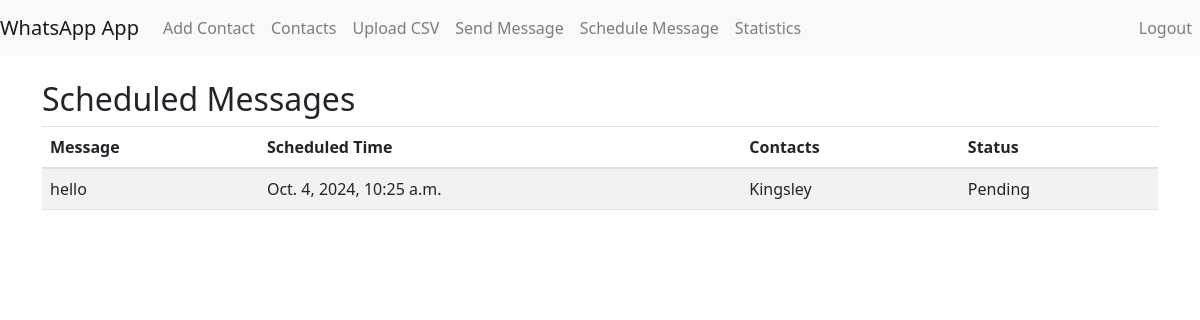
Before: /scheduled-messages/ (signed in) with the older database file.
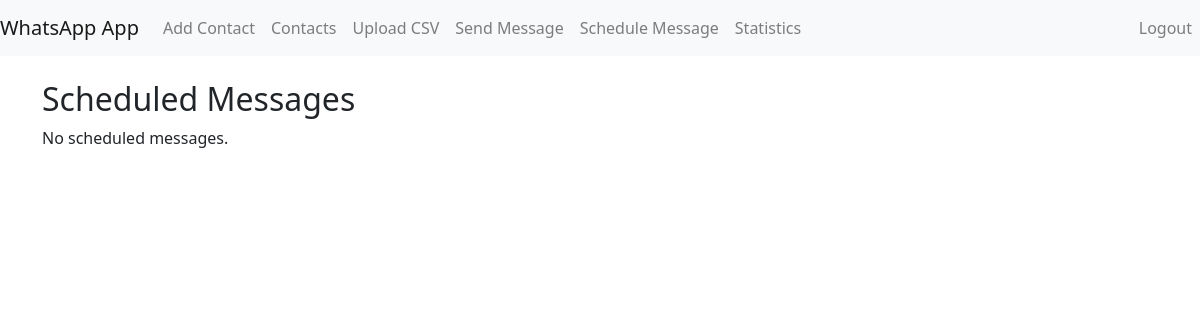
After: the same page with the newer database file.
### messaging/models.py (models this page shows, shortened)
class ScheduledMessage(models.Model):
    user = models.ForeignKey(settings.AUTH_USER_MODEL, on_delete=models.CASCADE)
    message = models.TextField(max_length=1000)
    scheduled_time = models.DateTimeField()
    contacts = models.ManyToManyField(Contact)
    sent = models.BooleanField(default=False)

class Contact(models.Model):
    name = models.CharField(max_length=100)
    phone_number = models.CharField(
        max_length=20,
        unique=True,
        validators=[
            RegexValidator(
                regex=r'^\+\d{10,15}$',
                message='Phone number must be entered in the format: "+1234567890". Up to 15 digits allowed.'
            ),
        ]
    )
    last_message_sent = models.DateTimeField(null=True, blank=True)
    messages_sent = models.IntegerField(default=0)

### messaging/views.py (the view)
# urls.py: path('scheduled-messages/', views.list_scheduled_messages, name='list_scheduled_messages'),
@login_required
def list_scheduled_messages(request):
    scheduled_messages = ScheduledMessage.objects.filter(user=request.user, sent=False)
    return render(request, 'messaging/list_scheduled_messages.html', {'scheduled_messages': scheduled_messages})

### messaging/templates/messaging/list_scheduled_messages.html
{% extends 'messaging/base.html' %}
{% block content %}
    <h2>Scheduled Messages</h2>
    {% if scheduled_messages %}
        <table class="table table-striped">
            <thead>
                <tr>
                    <th>Message</th>
                    <th>Scheduled Time</th>
                    <th>Contacts</th>
                    <th>Status</th>
                </tr>
            </thead>
            <tbody>
                {% for msg in scheduled_messages %}
                    <tr>
                        <td>{{ msg.message }}</td>
                        <td>{{ msg.scheduled_time }}</td>
                        <td>
                            {% for contact in msg.contacts.all %}
                                {{ contact.name }}<br>
                            {% endfor %}
                        </td>
                        <td>
                            {% if msg.sent %}
                                Sent
                            {% else %}
                                Pending
                            {% endif %}
                        </td>
                    </tr>
                {% endfor %}
            </tbody>
        </table>
    {% else %}
        <p>No scheduled messages.</p>
    {% endif %}
{% endblock %}

Changed rows visible on the page:
no longer on this page (row edited): ScheduledMessage: message "hello", scheduled_time "Oct. 4, 2024, 10:25 a.m.", sent "Pending"
removed Contact: name "Kingsley"
Other visible differences:
text no longer shown: "Message Scheduled Time Contacts Status"
text now shown: "No scheduled messages."
